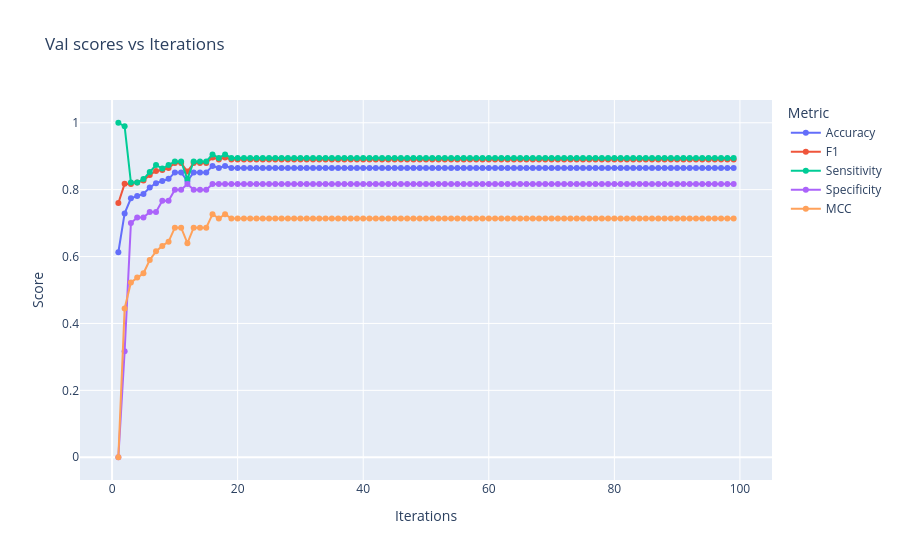

Source (notebook cell):
### Markdown cell above
## LogisticRegression

### Code cell
iters = list(range(1, 100))
models = [LogisticRegression(max_iter=i, random_state=42) for i in iters]
accuracies, f1s, sensitivities, specificities, mccs = train_val(models, Xn_train, yn_train, Xn_val, yn_val)
val_plot("Iterations", iters, accuracies, f1s, sensitivities, specificities, mccs)
